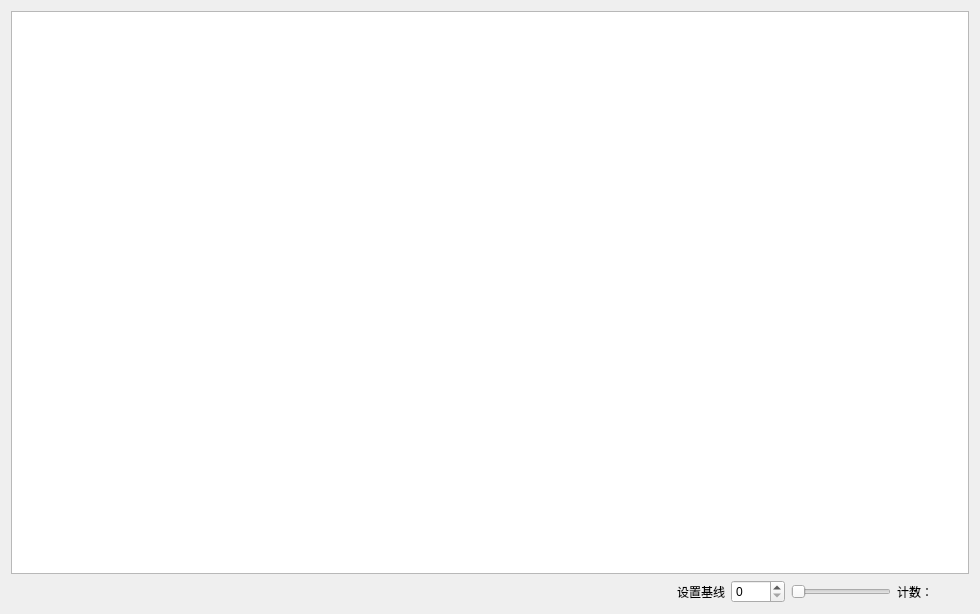
<?xml version="1.0" encoding="UTF-8"?>
<ui version="4.0">
 <class>Form</class>
 <widget class="QWidget" name="Form">
  <property name="geometry">
   <rect>
    <x>0</x>
    <y>0</y>
    <width>980</width>
    <height>614</height>
   </rect>
  </property>
  <property name="windowTitle">
   <string>Form</string>
  </property>
  <layout class="QVBoxLayout" name="verticalLayout">
   <item>
    <widget class="GraphicsView" name="graphicsView"/>
   </item>
   <item>
    <layout class="QHBoxLayout" name="horizontalLayout_3">
     <item>
      <spacer name="horizontalSpacer">
       <property name="orientation">
        <enum>Qt::Horizontal</enum>
       </property>
       <property name="sizeHint" stdset="0">
        <size>
         <width>40</width>
         <height>20</height>
        </size>
       </property>
      </spacer>
     </item>
     <item>
      <widget class="QLabel" name="label_2">
       <property name="text">
        <string>设置基线</string>
       </property>
      </widget>
     </item>
     <item>
      <widget class="QSpinBox" name="spinBox_baseLine">
       <property name="maximum">
        <number>4095</number>
       </property>
      </widget>
     </item>
     <item>
      <widget class="QSlider" name="horizontalSlider_baseLine">
       <property name="maximumSize">
        <size>
         <width>100</width>
         <height>16777215</height>
        </size>
       </property>
       <property name="maximum">
        <number>4095</number>
       </property>
       <property name="orientation">
        <enum>Qt::Horizontal</enum>
       </property>
      </widget>
     </item>
     <item>
      <layout class="QHBoxLayout" name="horizontalLayout">
       <item>
        <widget class="QLabel" name="label">
         <property name="maximumSize">
          <size>
           <width>16777215</width>
           <height>30</height>
          </size>
         </property>
         <property name="text">
          <string>计数：</string>
         </property>
        </widget>
       </item>
       <item>
        <widget class="QLabel" name="label_count">
         <property name="minimumSize">
          <size>
           <width>30</width>
           <height>0</height>
          </size>
         </property>
         <property name="maximumSize">
          <size>
           <width>16777215</width>
           <height>30</height>
          </size>
         </property>
         <property name="text">
          <string/>
         </property>
        </widget>
       </item>
      </layout>
     </item>
    </layout>
   </item>
  </layout>
 </widget>
 <customwidgets>
  <customwidget>
   <class>GraphicsView</class>
   <extends>QGraphicsView</extends>
   <header>pyqtgraph</header>
  </customwidget>
 </customwidgets>
 <resources/>
 <connections/>
</ui>
